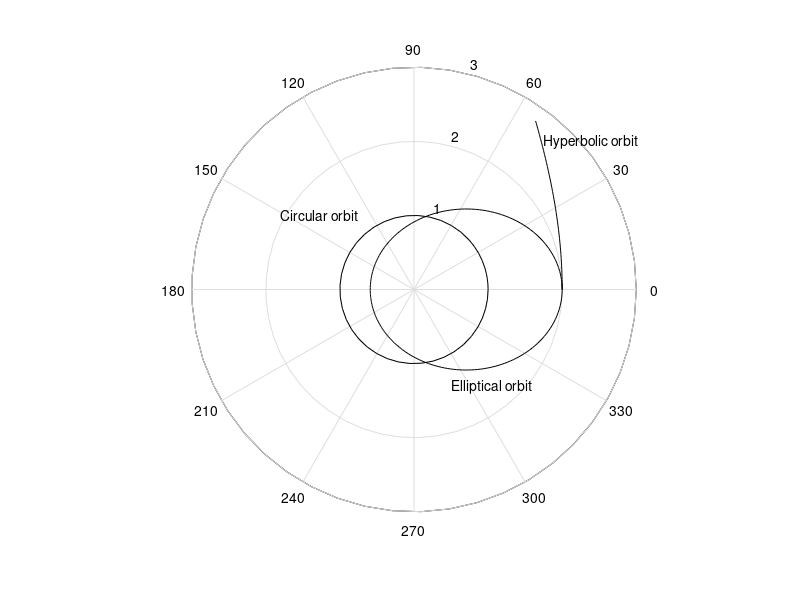

MATLAB code to generate this figure:
function Orbital_Motion
initcond = [2.0, 0.0, 0.0, 1.5; 1.0, 0.0, 0.0, 2.0*pi; 2.0, 0.0, 0.0, 4.0];
tspan = [1.5, 1, 0.3];
options = odeset('RelTol', 1e-6, 'AbsTol', [1e-6 1e-6 1e-6 1e-6]);
for n = 1:3
[t, x] = ode45(@orbit, [0, tspan(n)], [initcond(n,:)]', options);
polar(x(:,3), x(:,1), 'k-');
hold on
end
text(0.50, -1.30, 'Elliptical orbit');
text(-1.80, 1.00, 'Circular orbit');
text(1.75, 2.00, 'Hyperbolic orbit');
function xdot = orbit(t, x)
xdot = [x(2); x(1)*x(4)^2-4.0*pi^2/x(1)^2; x(4); -2.0*x(2)*x(4)/x(1)];